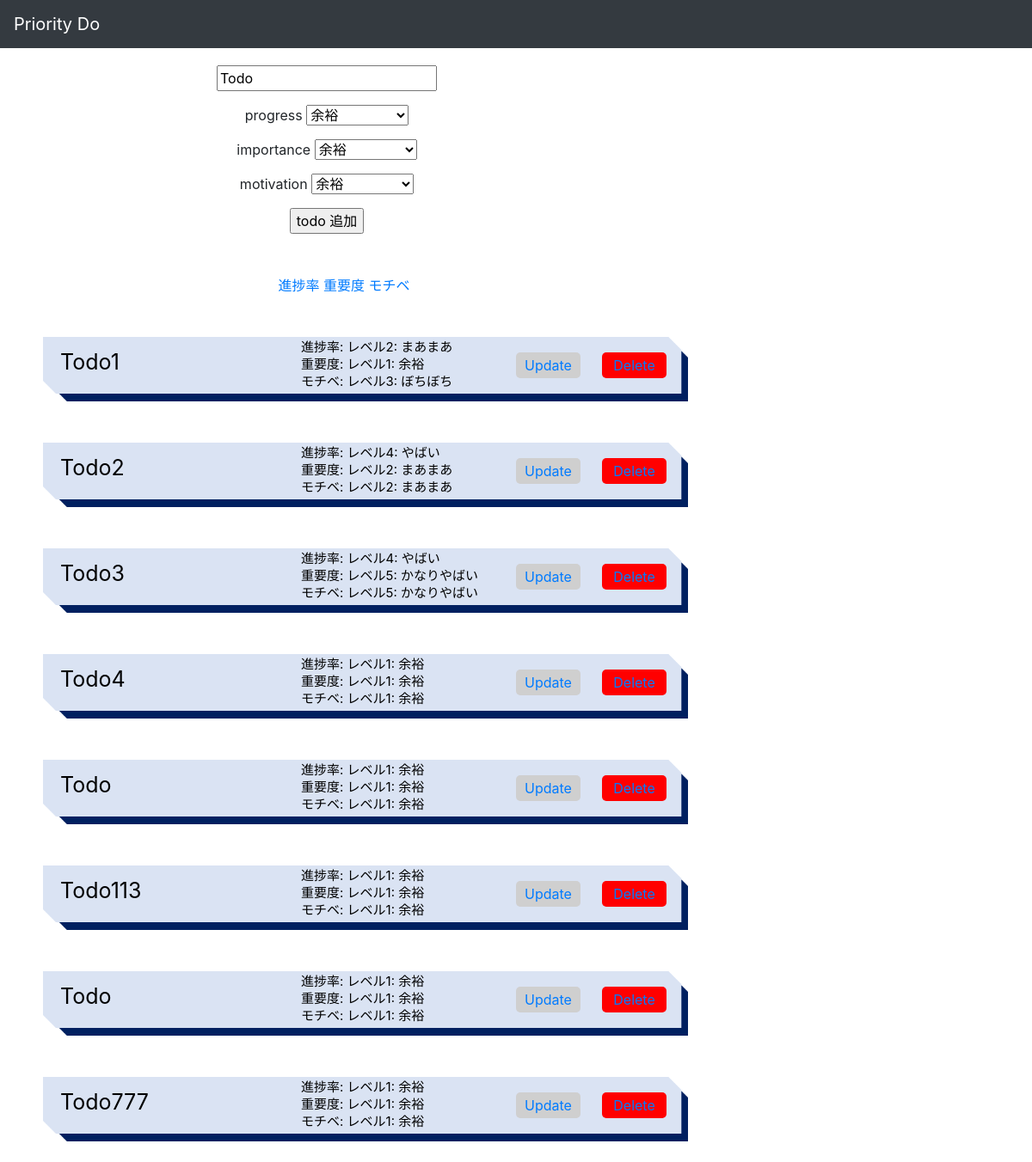
The app's page /, older data.
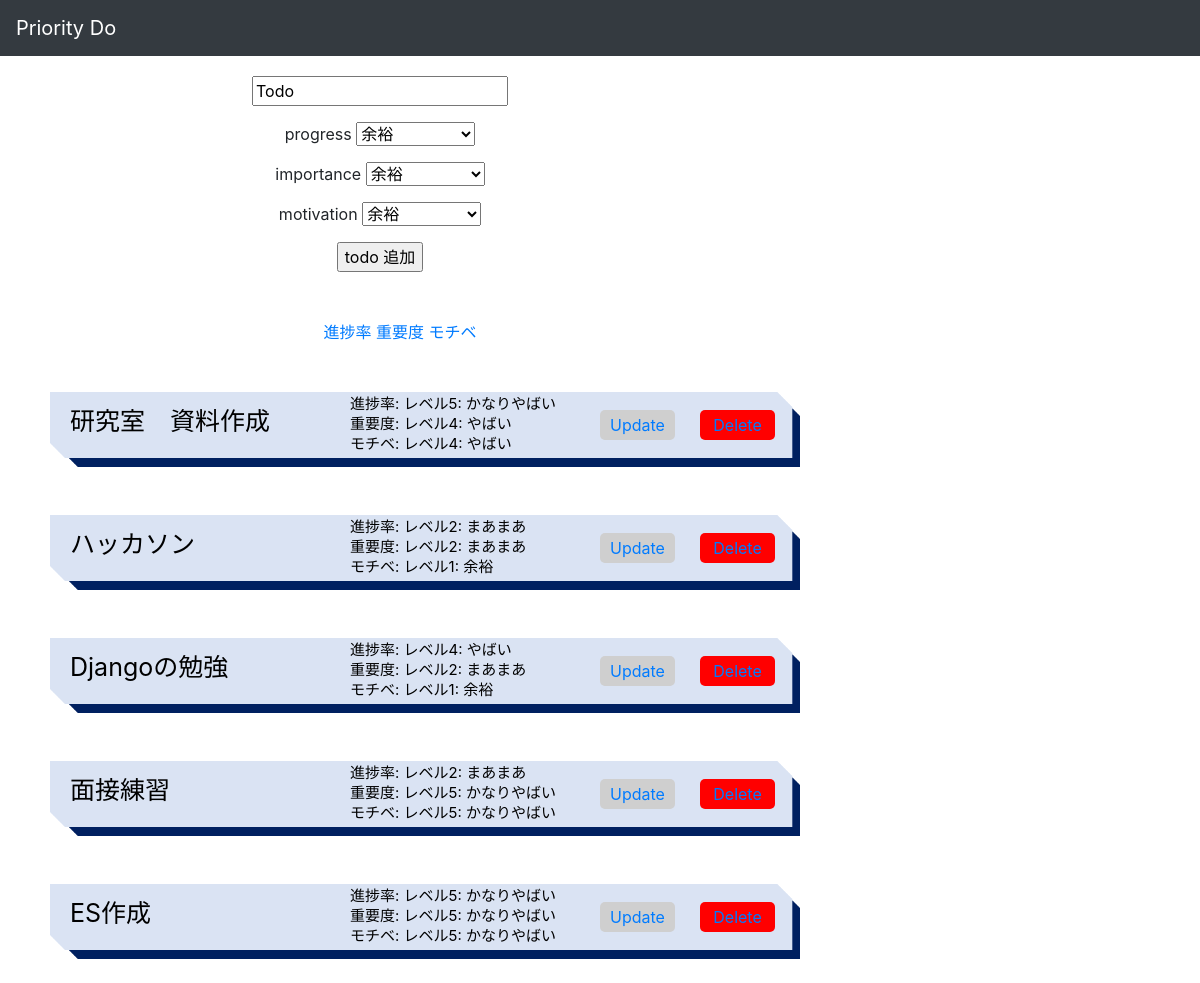
The same page, newer data.
### todo/models.py (models this page shows)
class Todo(models.Model):
    class Meta(object):
        db_table = 'todo'
    priorityList = [
        ("レベル1---余裕", "余裕"),
        ("レベル2---まあまあ", "まあまあ"),
        ("レベル3---ぼちぼち", "ぼちぼち"),
        ("レベル4---やばい", "やばい"),
        ("レベル5---かなりやばい", "かなりやばい")
    ]
    title = models.CharField(verbose_name='todo text', max_length=200, default='Todo')
    completed = models.BooleanField(verbose_name='completed', default=False)
    progress = models.CharField(verbose_name='progress',choices=priorityList, default=1, max_length=20)
    importance = models.CharField(verbose_name='importance',choices=priorityList, default=1, max_length=20)
    motivation = models.CharField(verbose_name='motivation',choices=priorityList, default=1, max_length=20)
    def __str__(self):
        return self.title

### todo/views.py (the view)
# urls.py: path('', views.index, name="list"),
def index(request):
    todo = Todo.objects.all()
    form = TodoForm()
    if request.method == 'POST':
        form = TodoForm(request.POST)
        if form.is_valid():
            form.save()
        return redirect('/')
    context = {'todo': todo, 'form':form}
    return render(request, 'todo/index.html', context)

### todo/forms.py
class TodoForm(forms.ModelForm):
    class Meta:
        model = Todo
        fields = '__all__'

### templates/todo/index.html (shortened to what this page needs)
{% extends "base.html" %}
{% load static %}
{% block content %}
<div style="text-align:center;">
    <head>
        <link rel="stylesheet" href="//../../static/css/bootstrap/css/bootstrap.min.css">
    </head>
    <form method="POST" action="/">
        <div>
            <p>{{form.title}}</p>
            <p>progress {{form.progress}}</p>
            <p>importance {{form.importance}}</p>
            <p>motivation {{form.motivation}}</p>
            <input type="submit" name="Create Todo" value="todo 追加">
        </div>
    </form>
    <br>
    <br>
    <div class='a1'>
        <a href="{% url 'sort_progress' %}">進捗率</a>
        <a href="{% url 'sort_importance' %}">重要度</a>
        <a href="{% url 'sort_motivation' %}">モチベ</a>
    </div>
</div>
<br>
{% for i in todo %}
<div class='a1'>
    <br>
    <img src="/../../static/images/list.png" width="750" height="75"></image>
    {% if i.completed == True %}
    <strike>
        <p class="title">{{i}}</p>
        <p class="progress2">進捗率: {{i.progress}}</p>
        <p class="importance">重要度: {{i.importance}}</p>
        <p class="motivation">モチベ: {{i.motivation}}</p>
    </strike>
    {% else %}
    <span>
        <p class="title">{{i}}</p>
        <p class="progress2">進捗率: {{i.progress}}</p>
        <p class="importance">重要度: {{i.importance}}</p>
        <p class="motivation">モチベ: {{i.motivation}}</p>
    </span>
    {% endif %}
    <p class="update"><a href="{% url 'update_todo' i.id %}">Update</a></p>
    <p class="delete"><a href="{% url 'delete' i.id %}">Delete</a></p>
    <br>
</div>
{% endfor %}
{% endblock content %}

### templates/base.html (shortened to what this page needs)
<!DOCTYPE html>
{% load static %}
<html lang="en">
<head>
    <link rel="stylesheet" href="{% static "css/style.css" %}">
</head>
<link rel="stylesheet" href="https://stackpath.bootstrapcdn.com/bootstrap/4.5.0/css/bootstrap.min.css"
>
<body>
    <nav class="navbar navber-dark bg-dark">
        <a class="navbar-brand" href="#">Priority Do</a>
    </nav>
    {% block content %}
    {% endblock content %}
</body>
</html>

### static/css/style.css (style rules this page uses)
.a1 { margin-left: 50px; }
.navbar-brand { color: #ffffff; }
form { margin-left: 30px; margin-top: 20px; }
body { background-color: #f8d3d3; }
div { width: 700px; position: relative; }
.update { width: 75px; text-align: center; border-radius: 5px; background-color: #cfcfcf; color: #ffffff; padding: 3px; position: absolute; bottom: 35px; right: 75px; }
.delete { width: 75px; text-align: center; border-radius: 5px; background-color: #ff0000; color: #ffffff; padding: 3px; position: absolute; bottom: 35px; right: -25px; }
.title { font-size: 25px; color: #000000; position: absolute; top: 35px; left: 20px; }
.progress2 { font-size: 15px; color: #000000; position: absolute; top: 25px; left: 300px; }
.importance { font-size: 15px; color: #000000; position: absolute; top: 45px; left: 300px; }
.motivation { font-size: 15px; color: #000000; position: absolute; top: 65px; left: 300px; }

Row changes from the older to the newer data that the page shows:
removed Todo: title "Todo1", progress "レベル2: まあまあ", importance "レベル1: 余裕", motivation "レベル3: ぼちぼち"
removed Todo: title "Todo2", progress "レベル4: やばい", importance "レベル2: まあまあ", motivation "レベル2: まあまあ"
removed Todo: title "Todo3", progress "レベル4: やばい", importance "レベル5: かなりやばい", motivation "レベル5: かなりやばい"
removed Todo: title "Todo4", progress "レベル1: 余裕", importance "レベル1: 余裕", motivation "レベル1: 余裕"
removed Todo: title "Todo", progress "レベル1: 余裕", importance "レベル1: 余裕", motivation "レベル1: 余裕"
removed Todo: title "Todo113", progress "レベル1: 余裕", importance "レベル1: 余裕", motivation "レベル1: 余裕"
removed Todo: title "Todo", progress "レベル1: 余裕", importance "レベル1: 余裕", motivation "レベル1: 余裕"
removed Todo: title "Todo777", progress "レベル1: 余裕", importance "レベル1: 余裕", motivation "レベル1: 余裕"
added Todo: title "研究室 資料作成", progress "レベル5: かなりやばい", importance "レベル4: やばい", motivation "レベル4: やばい"
added Todo: title "ハッカソン", progress "レベル2: まあまあ", importance "レベル2: まあまあ", motivation "レベル1: 余裕"
added Todo: title "Djangoの勉強", progress "レベル4: やばい", importance "レベル2: まあまあ", motivation "レベル1: 余裕"
added Todo: title "面接練習", progress "レベル2: まあまあ", importance "レベル5: かなりやばい", motivation "レベル5: かなりやばい"
added Todo: title "ES作成", progress "レベル5: かなりやばい", importance "レベル5: かなりやばい", motivation "レベル5: かなりやばい"
